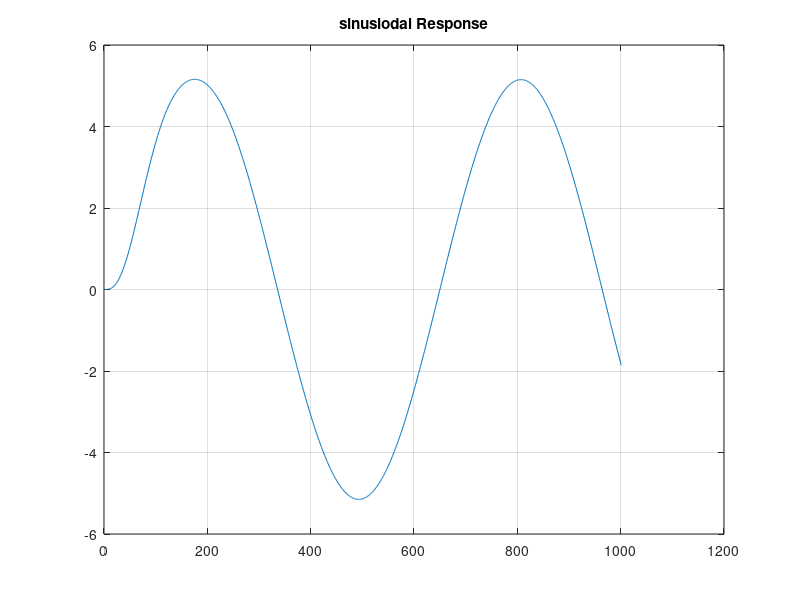

Reproduce this figure in MATLAB.
clc
clear all
close all
t=0:0.01:10;
u=sin(t);
num=100;
denum=[1 4 20];
sys=tf(num,denum);
y=lsim(sys,u,t);
%lsim: gives the time response of LTI system to arbaitrory inputs.
%u is arbitrary input.
%t is time span.
plot(y);
title('sinusiodal Response');
grid on
